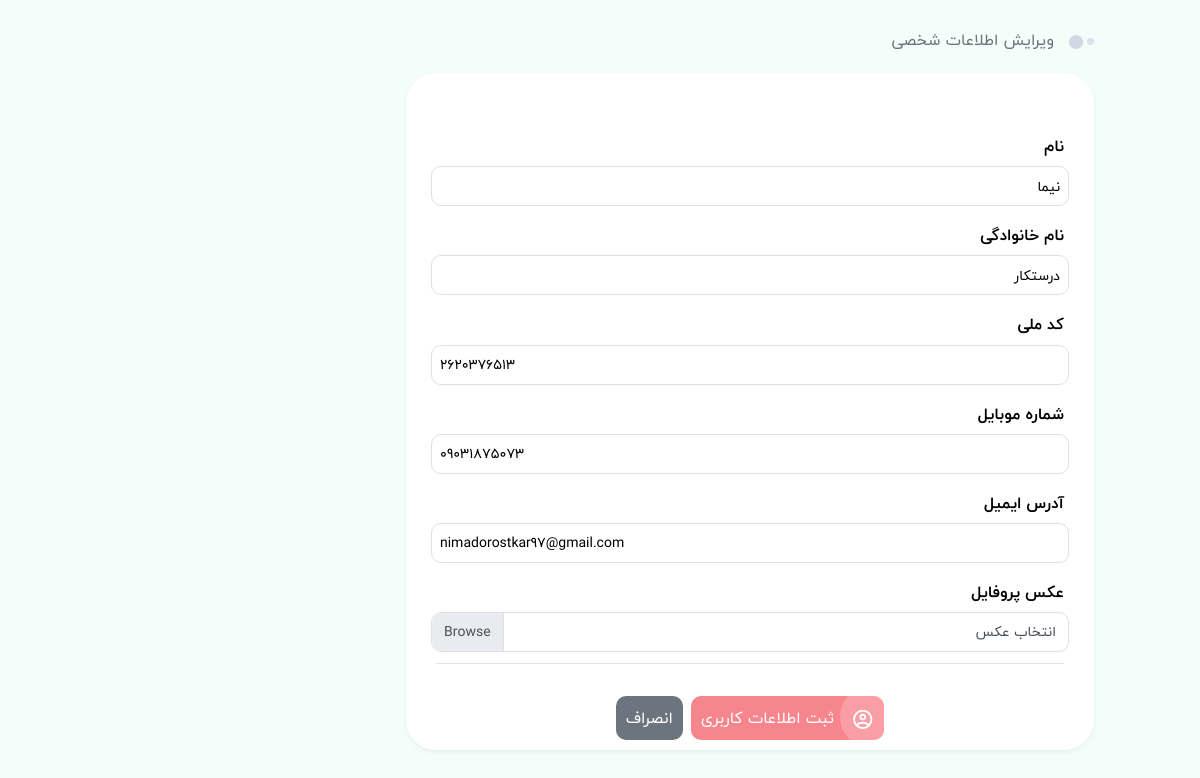
The app's page /profile/info/edit (signed in) with its own data.
### eshop_account/models.py (models this page shows, shortened)
class UserProfile(models.Model):
    user = models.OneToOneField(User, on_delete=models.CASCADE, verbose_name='نام', related_name='profile')
    phone = models.CharField(blank=True, max_length=20, verbose_name='تلفن')
    national_code = models.CharField(blank=True, max_length=20, verbose_name='کدملی', default='_')
    image = models.ImageField(blank=True, null=True, upload_to=upload_image_path, verbose_name='تصویر')
    class Meta:
        verbose_name = 'کاربر'
        verbose_name_plural = 'کاربران'
    def user_name(self):
        return self.user.first_name + ' ' + self.user.last_name + ' ( ' + self.user.username + ' ) '
    user_name.short_description = 'نام کاربری'
    def image_tag(self):
        if self.image:
            return mark_safe('<img src="{}" height="50"/>'.format(self.image.url))
    image_tag.short_description = 'تصویر'

### eshop_account/views.py (the view)
# urls.py: path('profile/info/edit', profile_info_edit, name='profile_info_edit'),
@login_required(login_url='/login')
def profile_info_edit(request):
    current_user = request.user
    profile = UserProfile.objects.filter(user__username=current_user).first()
    if request.method == 'POST':
        user_form = UserUpdateForm(request.POST, instance=request.user)
        profile_form = ProfileUpdateForm(request.POST, request.FILES, instance=request.user.profile)
        if user_form.is_valid() and profile_form.is_valid():
            user_form = user_form.save()
            profile_form = profile_form.save()
            return HttpResponseRedirect('/profile/info')
    else:
        user_form = UserUpdateForm(instance=request.user)
        profile_form = ProfileUpdateForm(
            instance=request.user.profile)  # "userprofile" model -> OneToOneField relatinon with user
        context = {
            'user_form': user_form,
            'profile_form': profile_form,
            'current_user': current_user,
            'profile': profile,
        }
        return render(request, 'account/profile_info_edit.html', context)

### eshop_account/forms.py
class UserUpdateForm(UserChangeForm):
    class Meta(UserChangeForm.Meta):
        fields = ['first_name', 'last_name', 'email']
    password = None

class ProfileUpdateForm(forms.ModelForm):
    class Meta:
        model = UserProfile
        fields = ['phone', 'national_code', 'image']

### eshop_account/templates/account/profile_info_edit.html (shortened to what this page needs)
{% extends 'shared/_MainLayout.html' %}
{% load static %}
{% load render_partial %}
{% load humanize %}
{% block header_ref %}
    <link rel="stylesheet" href="{% static 'css/vendor/nouislider.min.css' %}">
{% endblock %}
{% block content %}
    <main class="main-content dt-sl mt-4 mb-3" style="transform: none;">
        <div class="container main-container" style="transform: none;">
            <div class="row" style="transform: none;">
                <div class="col-xl-9 col-lg-8 col-md-8 col-sm-12">
                    <div class="row">
                        <div class="col-md-10 col-sm-12 mx-auto">
                            <div class="px-3 px-res-0">
                                <div class="section-title text-sm-title title-wide mb-1 no-after-title-wide dt-sl mb-2 px-res-1">
                                    <h2>ویرایش اطلاعات شخصی</h2>
                                </div>
                                <div class="form-ui additional-info dt-sl dt-sn pt-4">
                                    <form method="POST" enctype="multipart/form-data">
                                        <div class="form-row-title">
                                            <h3>نام</h3>
                                        </div>
                                        <div class="form-row">
                                            <input type="text" class="input-ui pr-2" name="first_name"
                                                   placeholder="نام خود را وارد نمایید"
                                                   value="{{ profile.user.first_name }}">
                                        </div>
                                        <div class="form-row-title">
                                            <h3>نام خانوادگی</h3>
                                        </div>
                                        <div class="form-row">
                                            <input type="text" class="input-ui pr-2" name="last_name"
                                                   placeholder="نام خانوادگی خود را وارد نمایید"
                                                   value="{{ profile.user.last_name }}">
                                        </div>
                                        <div class="form-row-title">
                                            <h3>کد ملی</h3>
                                        </div>
                                        <div class="form-row">
                                            <input type="text" class="input-ui pl-2 text-left dir-ltr"
                                                   name="national_code" placeholder="شماره ملی خود را وارد کنید" value="{{ profile.national_code }}">
                                        </div>
                                        <div class="form-row-title">
                                            <h3>شماره موبایل</h3>
                                        </div>
                                        <div class="form-row">
                                            <input type="text" class="input-ui pl-2 text-left dir-ltr" name="phone"
                                                   placeholder="شماره موبایل خود را وارد نمایید"
                                                   value="{{ profile.phone }}">
                                        </div>
                                        <div class="form-row-title">
                                            <h3>آدرس ایمیل</h3>
                                        </div>
                                        <div class="form-row">
                                            <input type="email" class="input-ui pl-2 text-left dir-ltr" name="email"
                                                   placeholder="آدرس ایمیل خود را وارد نمایید"
                                                   value="{{ profile.user.email }}">
                                        </div>
                                        <div class="form-row-title">
                                            <h3>عکس پروفایل</h3>
                                        </div>
                                        <div class="form-row mt-2">
                                            <div class="input-group">
                                                <div class="custom-file">
                                                    <label class="custom-file-label" for="inputGroupFile04">انتخاب
                                                        عکس</label>
                                                </div>
                                            </div>
                                        </div>
                                        <hr>
                                        <div class="dt-sl">
                                            <div class="form-row mt-3 justify-content-center">
                                                <button class="btn-primary-cm btn-with-icon ml-2">
                                                    <i class="mdi mdi-account-circle-outline"></i>
                                                    ثبت اطلاعات کاربری
                                                </button>
                                                <button class="btn-primary-cm bg-secondary">انصراف</button>
                                            </div>
                                        </div>
                                    </form>
                                </div>
                            </div>
                        </div>
                    </div>
                </div>
            </div>
        </div>
    </main>
{% endblock %}

### records on screen
UserProfile: first_name "نیما", last_name "درستکار", national_code "۲۶۲۰۳۷۶۵۱۳", phone "09031875073", email "nimadorostkar97@gmail.com"
